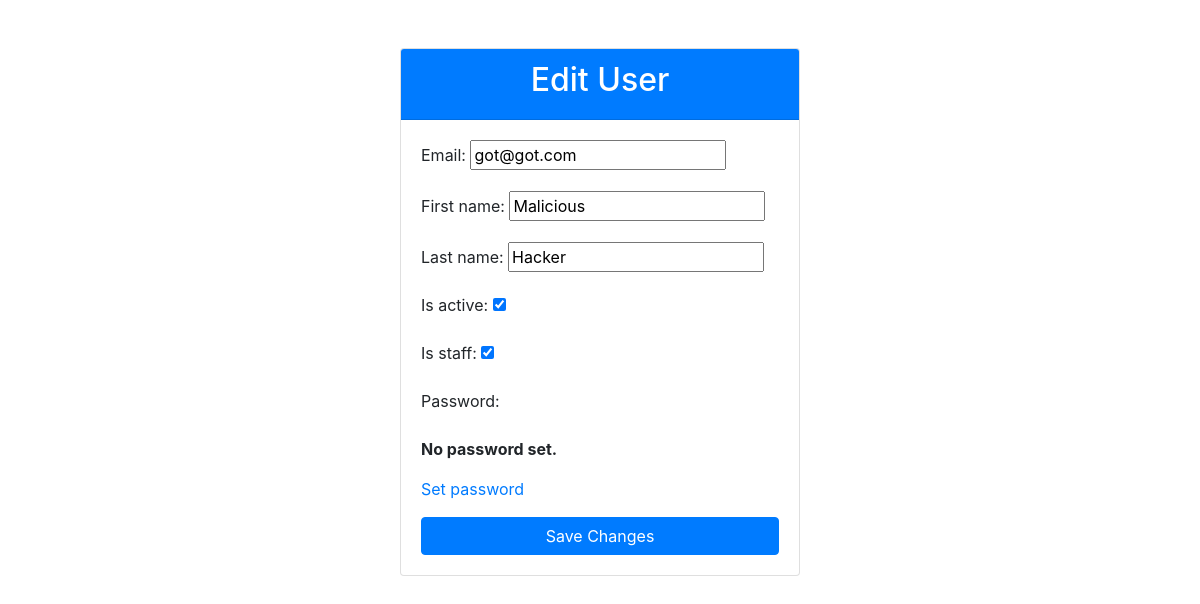
Screenshot of /accounts/profile/ (signed in) with the database file from the repository.
### polls/models.py (models this page shows, shortened)
class customuser(AbstractBaseUser, PermissionsMixin):
    email = models.EmailField(unique=True)
    first_name = models.CharField(max_length=30, blank=True)
    last_name = models.CharField(max_length=30, blank=True)
    is_active = models.BooleanField(default=True)
    is_staff = models.BooleanField(default=False)
    date_joined = models.DateTimeField(auto_now_add=True)
    objects = customuserManager()
    USERNAME_FIELD = 'email'
    REQUIRED_FIELDS = ['first_name', 'last_name']

### polls/views.py (the view)
# urls.py: path('accounts/profile/', profile, name='profile'),
@csrf_exempt
def profile(request):
    if not request.user.is_authenticated:
        return redirect('login')
    if request.method == 'POST':
        form = UserChangeForm(request.POST, instance=request.user)
        if form.is_valid():
            form.save()
            return redirect('profile')
    else:
        form = UserChangeForm(instance=request.user)
    return render(request, 'profile.html', {'form': form})

### polls/forms.py
class UserChangeForm(forms.ModelForm):
    password = ReadOnlyPasswordHashField()
    class Meta:
        model = customuser
        fields = ('email', 'first_name', 'last_name', 'is_active', 'is_staff')

### polls/templates/profile.html (shortened to what this page needs)
<!DOCTYPE html>
<html lang="en">
<head>
    <link rel="stylesheet" href="https://stackpath.bootstrapcdn.com/bootstrap/4.5.2/css/bootstrap.min.css">
</head>
<body>
    <div class="container mt-5">
        <div class="card mx-auto" style="max-width: 400px;">
            <div class="card-header bg-primary text-white">
                <h2 class="text-center">Edit User</h2>
            </div>
            <div class="card-body">
                <form method="post">
                    {{ form.as_p }}
                    <button type="submit" class="btn btn-primary btn-block">Save Changes</button>
                </form>
            </div>
        </div>
    </div>
</body>
</html>

### rows the page displays
customuser: email "got@got.com", first_name "Malicious", last_name "Hacker", is_active "☑", is_staff "☑"
